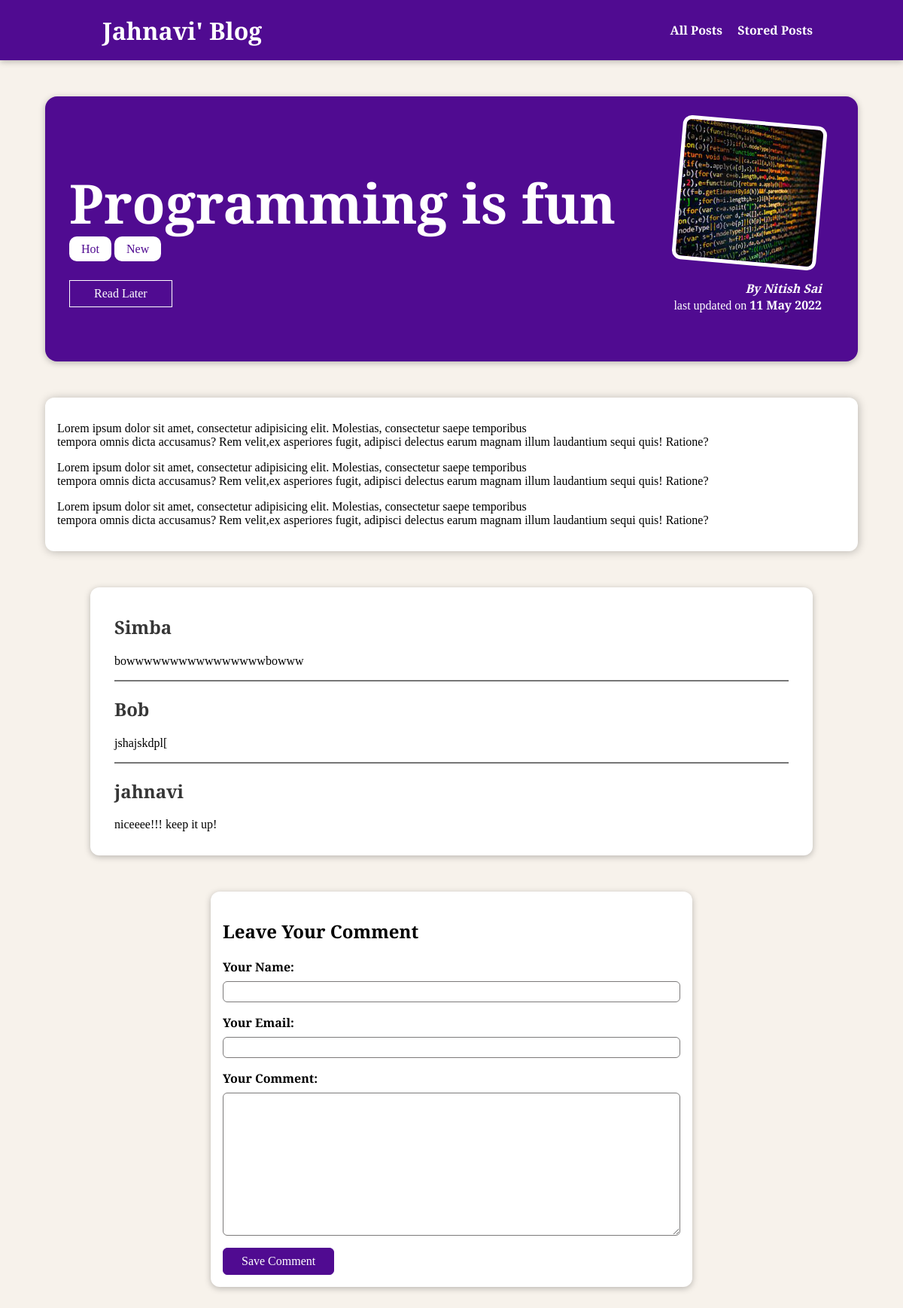
Page /posts/coding on the committed database.
### blog/models.py (models this page shows, shortened)
class Post(models.Model):
    title=models.CharField(max_length=150)
    desc=models.CharField(max_length=200)
    image= models.ImageField(upload_to="posts",null=True)
    date=models.DateField(auto_now=True)
    slug=models.SlugField(unique=True,db_index=True)
    content=models.TextField(validators=[MinLengthValidator(10)])
    author=models.ForeignKey(Author,on_delete=models.SET_NULL,null=True,related_name="posts")
    tags=models.ManyToManyField(Tag)

class Tag(models.Model):
    caption=models.CharField(max_length=20)

class Author(models.Model):
    first_name=models.CharField(max_length=100)
    last_name=models.CharField(max_length=100)
    email_address=models.EmailField()
    def fullName(self):
        return f"{self.first_name} {self.last_name}"
    def __str__(self):
        return self.fullName()

class Comment(models.Model):
    user_name=models.CharField(max_length=100,null=False)
    user_email= models.EmailField()
    text = models.TextField(max_length=500)
    post= models.ForeignKey(Post, on_delete=models.CASCADE, related_name="comments")

### blog/views.py (the view, shortened to what this page needs)
# urls.py: path("posts/<slug:slug>", views.SinglePostView.as_view(),name="post-detail-page"),
class SinglePostView(View):
    def is_stored_post(self,request,post_id):
        stored_posts=request.session.get("stored_posts")
        if stored_posts is not None:
            is_saved_for_later = post_id in stored_posts
        else:
            is_saved_for_later=False
        return is_saved_for_later
    def get(self,request,slug):
        post=Post.objects.get(slug=slug)
        mydata={
            "post": post,
            "post_tags": post.tags.all(),
            "comment_form" : CommentForm(),
            "comments": post.comments.all().order_by("-id"),
            "saved_for_later": self.is_stored_post(request,post.id)
        }
        return render(request,"blog/post_detail.html",mydata)

### blog/forms.py
class CommentForm(forms.ModelForm):
    class Meta:
        model= Comment
        exclude = ["post"]
        labels={
            "user_name": "Your Name",
            "user_email" :"Your Email",
            "text" : "Your Comment"
        }

### blog/templates/blog/post_detail.html (shortened to what this page needs)
{% extends 'base.html' %}
{% load static %}
 {% block css_files %}
 <link rel="stylesheet" href="{% static 'blog/post_detail.css' %}">
{% endblock css_files %}
{% block content %}
<section id='summary'>
<h2>{{post.title}}</h2>
<div>  {% comment "while using to get data from views.py" %}{% endcomment %}
    {% for tag in post_tags%}
        <span class='tag'>{{tag.caption}}</span>
    {%endfor%}
</div>
<div id="read-later">
    <form action="{% url "read-later" %}" method="POST">
        <button>
            {% if saved_for_later  %}
                Remove from "Read Later" List
            {% else %}
                Read Later
            {% endif %}
        </button>
    </form>
</div>
<article>
    <img src="{{post.image.url}}"alt="{{post.title}}">
    <address>By <a href="mailto:{{ post.author.email_address}}">{{post.author}}</a></address>
    <div>last updated on <time>{{post.date| date:"d M Y"}}</time>
    </div>
</article>
</section>
<main>
    {{post.content|linebreaks}}
</main>
<section id="comments">
    <ul>
        {% for comment in comments %}
            <li>
                <h2>{{comment.user_name}}</h2>
                <p>{{comment.text|linebreaks}}</p>
            </li>
        {% endfor %}
    </ul>
</section>
<section id="comment-form">
    <h2>Leave Your Comment</h2>
    <form action="{%  url "post-detail-page" post.slug %}" method="POST">
        {% for form_field in comment_form %}
            <div class="form-control {%if form_field.errors %}invalid{% endif %}">
                {{ form_field.label_tag }}
                {{ form_field }}
            </div>
        {% endfor %}
        <button>Save Comment</button>
    </form>
</section>
{% endblock %}

### templates/base.html (shortened to what this page needs)
{% load static %}
<!DOCTYPE html>
<html lang="en">
<head>
    <link rel="stylesheet" href="{% static 'app.css' %}">
    {% block css_files %}{% endblock css_files %}
</head>
<body>
    <header id="main-navigation">
        <h1><a href="{% url 'starting-page' %}">Jahnavi' Blog</a></h1>
        <nav>
            <a href="{% url 'posts-page' %}">All Posts</a>
            <a href="{% url 'read-later' %}">Stored Posts</a>
        </nav>
    </header>
    {% block content %}{% endblock content %}
</body>
</html>

### static/app.css (style rules this page uses)
html { font-family: 'Arvo', serif; }
body { margin: 0; }
* { box-sizing: border-box; }
h1,h2,h3 { font-family: 'Arvo', serif; font-weight: bold; }
#main-navigation { width: 100%; height: 5rem; display: flex; justify-content: space-between; align-items: center; padding: 0 10%; position: absolute; top: 0; left: 0; }
#main-navigation a { text-decoration: none; color: white; font-weight: bold; margin-left: 1rem; }

### blog/static/blog/post_detail.css (style rules this page uses)
body { background-color: rgb(247, 242, 235); }
#main-navigation { background-color: rgb(80, 11, 145); box-shadow: 0 2px 8px rgba(0,0,0,0.25); }
#summary { margin: 8rem auto 3rem auto; padding: 2rem; width: 90%; max-width: 90rem; border-radius: 16px; background-color: rgb(80, 11, 145); position: relative; box-shadow: 0 2px 8px rgba(0,0,0,0.25); height: 22rem; }
#summary h2 { color: white; font-size: 4.5rem; margin-bottom: 0.25rem; }
.tag { background-color: white; color: rgb(80, 11, 145); padding: 0.5rem 1rem; border-radius: 10px; }
#summary article { position: absolute; top:2rem; right: 3rem; padding: 1rem,2rem; border-radius: 12px; text-align: right; color: white; }
#summary article img { width: 12rem; height: 12rem; border-radius: 12px; transform: rotateZ(5deg); border: 5px solid white; margin-bottom: 1rem ; }
#summary a { color: white; text-decoration: none; }
#summary address { font-weight: bold; }
#summary time { font-weight: bold; }
main { background-color: white; padding: 1rem; border-radius: 12px; width: 90%; max-width: 90rem; margin: 3rem auto; box-shadow: 1px 1px 12px rgba(0, 0, 0 , 0.25); }
.form-control { margin-bottom: 1rem; }
.form-control label { font-weight: bold; margin-bottom: 0.5rem; display: block; }
.form-control input, .form-control textarea { display: block; width: 100%; font: inherit; padding: 0.25rem; border-radius: 6px; border: 1px solid rgb(124, 122, 122); }
#comment-form { width: 90%; max-width: 40rem; margin: 3rem auto; border-radius: 12px; background-color: white; box-shadow: 0 2px 8px rgba(0,0,0,0.25); padding: 1rem; }
#comment-form button { font: inherit; background-color: rgb(80, 11, 145); color: white; border: 1px solid rgb(80, 11, 145); padding: 0.5rem 1.5rem; border-radius: 6px; cursor: pointer; }
#comments { width: 90%; max-width: 60rem; margin: 3rem auto; border-radius: 12px; background-color: white; box-shadow: 0 2px 8px rgba(0,0,0,0.25); padding: 1rem 2rem; }
#comments ul { list-style: none; margin: 0; padding: 0; }
#comments li { margin-bottom: 1rem; border-bottom: 2px solid rgb(118, 118, 118); }
#comments li:last-of-type { border-bottom: none; }
#comments h2 { color: rgb(54, 54, 54); }
#read-later { margin: 2rem 0; }
#read-later button { background-color: transparent; border: 1px solid white; padding: 0.5rem 2rem; font: inherit; color: white; cursor: pointer; }

### rows in the picture
Post: title "Programming is fun", image (picture), author "Nitish Sai", date "11 May 2022", content "Lorem ipsum dolor sit amet, consectetur adipisicing elit. Molestias, consectetur saepe temporibus tempora omnis dicta accusamus? Rem velit,ex asperiores fugit, adipisci delectus earum magnam illum laudantium sequi quis! Ratione? Lorem ipsum dolor sit amet, consectetur adipisicing elit. Molestias, consectetur saepe temporibus tempora omnis dicta accusamus? Rem velit,ex asperiores fugit, adipisci delectus earum magnam illum laudantium sequi quis! Ratione? Lorem ipsum dolor sit amet, consectetur adipisicing elit. Molestias, consectetur saepe temporibus tempora omnis dicta accusamus? Rem velit,ex asperiores fugit, adipisci delectus earum magnam illum laudantium sequi quis! Ratione?"
Tag: caption "Hot"
Tag: caption "New"
Comment: user_name "Simba", text "bowwwwwwwwwwwwwwwwbowww"
Comment: user_name "Bob", text "jshajskdpl["
Comment: user_name "jahnavi", text "niceeee!!! keep it up!"
